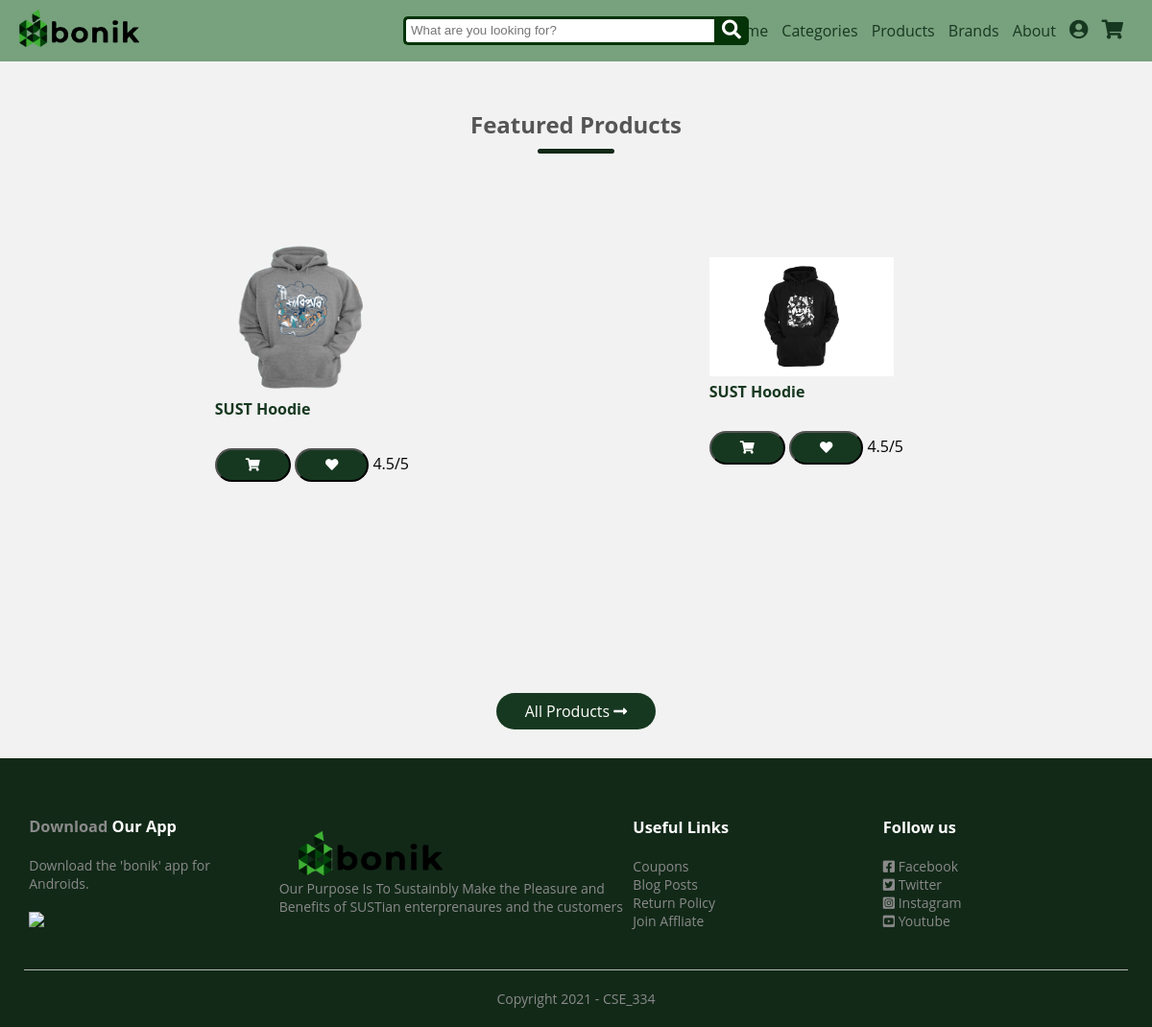
The page /category-product-list/2 on the database its author committed.
### main/models.py (models this page shows, shortened)
class Product(models.Model):
    title = models.CharField(max_length=200)
    image = models.ImageField(upload_to = "product_imgs/")
    slug = models.CharField(max_length=400)
    detail = models.TextField()
    specs = models.TextField()
    brand = models.ForeignKey(Brand, on_delete=models.CASCADE)
    category = models.ForeignKey(Category, on_delete=models.CASCADE)
    orgs = models.ForeignKey(Organization, on_delete=models.CASCADE)
    size = models.ForeignKey(Size, on_delete=models.CASCADE)
    color = models.ForeignKey(Color, on_delete=models.CASCADE)
    status = models.BooleanField(default=True)
    is_featured = models.BooleanField(default=False)
    class Meta:
        verbose_name_plural='7. Products'

### main/views.py (the view)
# urls.py: path('category-product-list/<int:cat_id>',views.category_product_list,name='category-product-list'),
def category_product_list(request,cat_id):
    category = Category.objects.get(id=cat_id)
    data = Product.objects.filter(category=category).order_by('-id')
    return render(request, 'category-product-list.html',{'data':data})

### main/templates/category-product-list.html (shortened to what this page needs)
{% extends 'base.html' %}
{% load static %}
{% block content %}
<div class="product">
    <div class="small-container">
        <h2 class="title">Featured Products</h2>
        <div class="row">
            {% if data %}
            {% for pro in data %}
            <div class="col4">
                <a href="/product/{{pro.slug}}/{{product.id}}"><img src="/media/{{pro.image}}" alt={{pro.title}}></a>
                <figcaption class='col4-body'>
                    <h4 class='col4-text'> <strong> <a href="/product/{{pro.slug}}/{{product.id}}">{{pro.title}}</a></strong></h4>
                    <div class="col4-footer">
                        <button class = 'btn btn-sm btn-primary'><i class='fa fa-shopping-cart'></i> </button>
                        <button class = 'btn btn-sm btn-danger'><i class='fa fa-heart'></i> </button>
                        <span class='float-right'>
                            4.5/5
                        </span>
                    </div>
                </figcaption>
            </div>
            {% endfor %}
            {% endif %}
        </div>
    </div>
</div>
<div>
    <p class='all-products-btn'><a href="{% url 'product-list' %}" class='btn btn-dark btn-sm'>All Products <i
                class='fa fa-long-arrow-alt-right'></i></a></p>
</div>
{% endblock %}

### main/static/css/style.css (style rules this page uses)
* { margin: 0; padding: 0; box-sizing: border-box; }
body { font-family: 'Fira Sans', sans-serif; }
a { text-decoration: none; color: #173820; }
p { color: #173820; }
.row { display: flex; align-items: center; flex-wrap: wrap; justify-content: space-around; }
.btn { display: inline-block; background: #173820; color: white; padding: 8px 30px; margin: 30px 0; border-radius: 30px;; transition: background 0.5s; }
.small-container { max-width: 1080px; margin-top: 50px; margin-left: auto; margin-right: auto; margin-bottom: auto; padding-left: 25px; padding-right: 25px; }
.product { margin:100px auto; }
.col4 { flex-basis: 25%; padding: 10px; min-width: 200px; margin-bottom: 50px; transition: transform 0.5s; }
.col4 img { width : 81%; max-height: 160px; bottom: 0; }
.title { text-align: center; margin: 0 auto 80px; position: relative; line-height: 60px; color: #555; }
.title::after { content: ''; background: #122918; width: 80px; height: 5px; border-radius: 5px; position: absolute; bottom: 0; left:50%; transform: translateX(-50%); }
h4 { color: #555; font-weight: normal; }
html { scroll-behavior: smooth; }
.all-products-btn { text-align: center; }
body { background: #f2f2f2; font-family: 'Open Sans', sans-serif; }

### rows shown on the page
Product: image (picture), title "SUST Hoodie"
Product: image (picture), title "SUST Hoodie"
